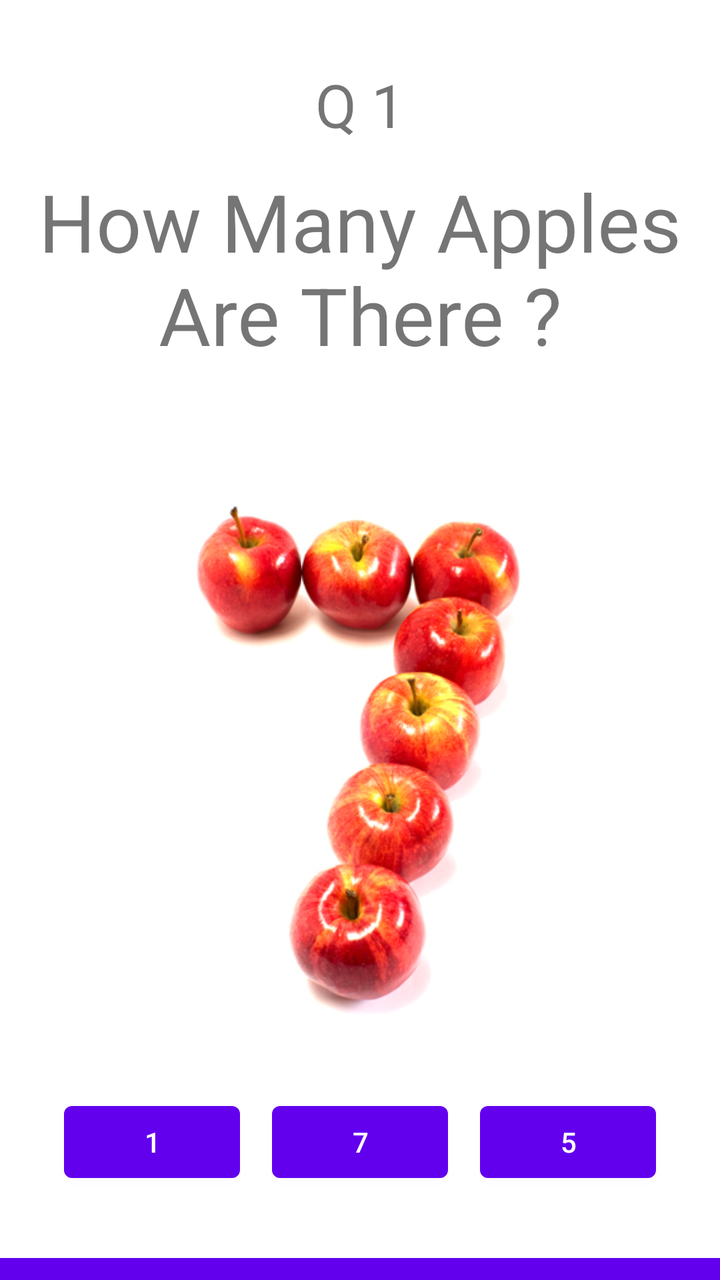
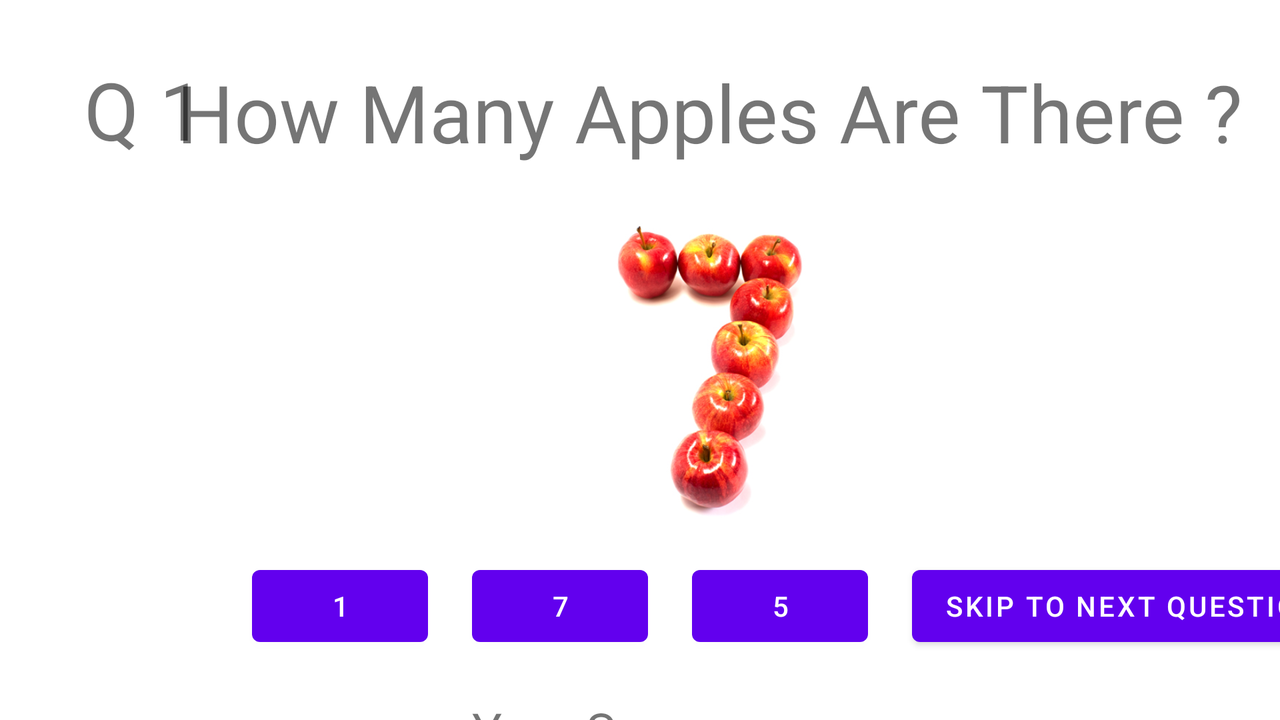

Two renders of one Android screen. The first uses the default layout on a phone; the second uses the alternative layout the repository ships for a different screen configuration, on a matching device. The two XML files are below.
<!-- AndroidManifest.xml: application theme Theme.Alphabets4Kids -->
<!-- res/layout/activity_quiz.xml -->
<?xml version="1.0" encoding="utf-8"?>
<androidx.constraintlayout.widget.ConstraintLayout xmlns:android="http://schemas.android.com/apk/res/android"
    xmlns:app="http://schemas.android.com/apk/res-auto"
    xmlns:tools="http://schemas.android.com/tools"
    android:layout_width="match_parent"
    android:layout_height="match_parent"
    tools:context=".QuizActivity"
    tools:layout_editor_absoluteX="0dp"
    tools:layout_editor_absoluteY="29dp">

    <TextView
        android:id="@+id/Quest"
        android:layout_width="335dp"
        android:layout_height="108dp"
        android:layout_marginTop="80dp"
        android:gravity="center"
        android:text="@string/QuestStmnt"
        android:textSize="40dp"
        app:layout_constraintEnd_toEndOf="parent"
        app:layout_constraintStart_toStartOf="parent"
        app:layout_constraintTop_toTopOf="parent" />

    <ImageView
        android:id="@+id/QuestImg"
        android:layout_width="403dp"
        android:layout_height="319dp"
        android:layout_marginTop="16dp"
        app:layout_constraintEnd_toEndOf="parent"
        app:layout_constraintStart_toStartOf="parent"
        app:layout_constraintTop_toBottomOf="@+id/Quest"
        app:srcCompat="@drawable/seven" />

    <Button
        android:id="@+id/opt1"
        android:layout_width="wrap_content"
        android:layout_height="wrap_content"
        android:layout_marginStart="16dp"
        android:layout_marginTop="24dp"
        android:text="@string/Opt1"
        app:layout_constraintEnd_toStartOf="@+id/opt2"
        app:layout_constraintHorizontal_bias="0.5"
        app:layout_constraintStart_toStartOf="parent"
        app:layout_constraintTop_toBottomOf="@+id/QuestImg" />

    <Button
        android:id="@+id/opt2"
        android:layout_width="wrap_content"
        android:layout_height="wrap_content"
        android:layout_marginTop="24dp"
        android:text="@string/Opt7"
        app:layout_constraintBottom_toBottomOf="@+id/opt1"
        app:layout_constraintEnd_toStartOf="@+id/opt3"
        app:layout_constraintHorizontal_bias="0.5"
        app:layout_constraintStart_toEndOf="@+id/opt1"
        app:layout_constraintTop_toBottomOf="@+id/QuestImg"
        app:layout_constraintVertical_bias="1.0" />

    <Button
        android:id="@+id/opt3"
        android:layout_width="wrap_content"
        android:layout_height="wrap_content"
        android:layout_marginTop="24dp"
        android:layout_marginEnd="16dp"
        android:text="@string/Opt5"
        app:layout_constraintBottom_toBottomOf="@+id/opt2"
        app:layout_constraintEnd_toEndOf="parent"
        app:layout_constraintHorizontal_bias="0.5"
        app:layout_constraintStart_toEndOf="@+id/opt2"
        app:layout_constraintTop_toBottomOf="@+id/QuestImg"
        app:layout_constraintVertical_bias="1.0" />

    <TextView
        android:id="@+id/Qnum"
        android:layout_width="wrap_content"
        android:layout_height="wrap_content"
        android:layout_marginTop="32dp"
        android:text="@string/Q1"
        android:textSize="30dp"
        app:layout_constraintEnd_toEndOf="parent"
        app:layout_constraintStart_toStartOf="parent"
        app:layout_constraintTop_toTopOf="parent" />

    <Button
        android:id="@+id/skip"
        android:layout_width="409dp"
        android:layout_height="wrap_content"
        android:layout_marginTop="28dp"
        android:text="@string/Skip"
        app:layout_constraintEnd_toEndOf="parent"
        app:layout_constraintStart_toStartOf="parent"
        app:layout_constraintTop_toBottomOf="@+id/opt1" />

    <TextView
        android:id="@+id/UrScr"
        android:layout_width="wrap_content"
        android:layout_height="wrap_content"
        android:layout_marginStart="76dp"
        android:layout_marginTop="19dp"
        android:layout_marginBottom="16dp"
        android:text="@string/Score"
        android:textSize="25dp"
        app:layout_constraintBottom_toBottomOf="parent"
        app:layout_constraintStart_toStartOf="parent"
        app:layout_constraintTop_toBottomOf="@+id/skip" />

    <TextView
        android:id="@+id/Score"
        android:layout_width="wrap_content"
        android:layout_height="wrap_content"
        android:layout_marginStart="33dp"
        android:layout_marginTop="19dp"
        android:layout_marginBottom="12dp"
        android:text="@string/UrScore"
        android:textSize="25dp"
        app:layout_constraintBottom_toBottomOf="parent"
        app:layout_constraintStart_toEndOf="@+id/UrScr"
        app:layout_constraintTop_toBottomOf="@+id/skip" />

</androidx.constraintlayout.widget.ConstraintLayout>
<!-- resources referenced by this layout -->
<resources>
  <!-- drawable seven: jpg bitmap (drawable-nodpi, 87219 bytes) -->
  <string name="Opt1">1</string>
  <string name="Opt5">5</string>
  <string name="Opt7">7</string>
  <string name="Q1">Q 1</string>
  <string name="QuestStmnt">How Many Apples Are There ?</string>
  <string name="Score">Your Score:</string>
  <string name="Skip">Skip To Next Question</string>
  <string name="UrScore">0 / 5</string>
  <style name="Theme.Alphabets4Kids" parent="Theme.MaterialComponents.DayNight.DarkActionBar">
          
          <item name="colorPrimary">@color/purple_500</item>
          <item name="colorPrimaryVariant">@color/purple_700</item>
          <item name="colorOnPrimary">@color/white</item>
          
          <item name="colorSecondary">@color/teal_200</item>
          <item name="colorSecondaryVariant">@color/teal_700</item>
          <item name="colorOnSecondary">@color/black</item>
          
          <item name="android:statusBarColor" tools:targetApi="l">?attr/colorPrimaryVariant</item>
          
      </style>
  <color name="purple_500">#FF6200EE</color>
  <color name="purple_700">#FF3700B3</color>
  <color name="white">#FFFFFFFF</color>
  <color name="teal_200">#FF03DAC5</color>
  <color name="teal_700">#FF018786</color>
  <color name="black">#FF000000</color>
</resources>
<!-- res/layout-land/activity_quiz.xml (the repository's variant of the layout above) -->
<!-- drawn on the phone turned sideways -->
<?xml version="1.0" encoding="utf-8"?>
<androidx.constraintlayout.widget.ConstraintLayout xmlns:android="http://schemas.android.com/apk/res/android"
    xmlns:app="http://schemas.android.com/apk/res-auto"
    xmlns:tools="http://schemas.android.com/tools"
    android:layout_width="match_parent"
    android:layout_height="match_parent"
    tools:context=".QuizActivity"
    tools:layout_editor_absoluteX="0dp"
    tools:layout_editor_absoluteY="29dp">

    <TextView
        android:id="@+id/Quest"
        android:layout_width="550dp"
        android:layout_height="56dp"
        android:layout_marginStart="16dp"
        android:layout_marginTop="28dp"
        android:layout_marginEnd="56dp"
        android:gravity="center"
        android:text="@string/QuestStmnt"
        android:textSize="40dp"
        app:layout_constraintEnd_toEndOf="parent"
        app:layout_constraintStart_toEndOf="@+id/Qnum"
        app:layout_constraintTop_toTopOf="parent" />

    <ImageView
        android:id="@+id/QuestImg"
        android:layout_width="550dp"
        android:layout_height="182dp"
        android:layout_marginStart="126dp"
        android:layout_marginTop="1dp"
        android:layout_marginEnd="55dp"
        app:layout_constraintEnd_toEndOf="parent"
        app:layout_constraintStart_toStartOf="parent"
        app:layout_constraintTop_toBottomOf="@+id/Quest"
        app:srcCompat="@drawable/seven" />

    <Button
        android:id="@+id/opt1"
        android:layout_width="wrap_content"
        android:layout_height="wrap_content"
        android:layout_marginStart="126dp"
        android:layout_marginTop="12dp"
        android:text="@string/Opt1"
        app:layout_constraintStart_toStartOf="parent"
        app:layout_constraintTop_toBottomOf="@+id/QuestImg" />

    <Button
        android:id="@+id/opt2"
        android:layout_width="wrap_content"
        android:layout_height="wrap_content"
        android:layout_marginStart="22dp"
        android:layout_marginTop="12dp"
        android:text="@string/Opt7"
        app:layout_constraintStart_toEndOf="@+id/opt1"
        app:layout_constraintTop_toBottomOf="@+id/QuestImg" />

    <Button
        android:id="@+id/opt3"
        android:layout_width="wrap_content"
        android:layout_height="wrap_content"
        android:layout_marginStart="22dp"
        android:layout_marginTop="12dp"
        android:text="@string/Opt5"
        app:layout_constraintStart_toEndOf="@+id/opt2"
        app:layout_constraintTop_toBottomOf="@+id/QuestImg" />

    <TextView
        android:id="@+id/Qnum"
        android:layout_width="67dp"
        android:layout_height="57dp"
        android:layout_marginStart="42dp"
        android:layout_marginTop="28dp"
        android:text="@string/Q1"
        android:textSize="40dp"
        app:layout_constraintStart_toStartOf="parent"
        app:layout_constraintTop_toTopOf="parent" />

    <Button
        android:id="@+id/skip"
        android:layout_width="wrap_content"
        android:layout_height="wrap_content"
        android:layout_marginStart="22dp"
        android:layout_marginTop="12dp"
        android:text="@string/Skip"
        app:layout_constraintStart_toEndOf="@+id/opt3"
        app:layout_constraintTop_toBottomOf="@+id/QuestImg" />

    <TextView
        android:id="@+id/UrScr"
        android:layout_width="wrap_content"
        android:layout_height="wrap_content"
        android:layout_marginStart="236dp"
        android:layout_marginTop="21dp"
        android:text="@string/Score"
        android:textSize="25dp"
        app:layout_constraintStart_toStartOf="parent"
        app:layout_constraintTop_toBottomOf="@+id/opt2" />

    <TextView
        android:id="@+id/Score"
        android:layout_width="wrap_content"
        android:layout_height="wrap_content"
        android:layout_marginStart="40dp"
        android:layout_marginTop="21dp"
        android:layout_marginEnd="276dp"
        android:text="@string/UrScore"
        android:textSize="25dp"
        app:layout_constraintEnd_toEndOf="parent"
        app:layout_constraintStart_toEndOf="@+id/UrScr"
        app:layout_constraintTop_toBottomOf="@+id/opt3" />

</androidx.constraintlayout.widget.ConstraintLayout>
